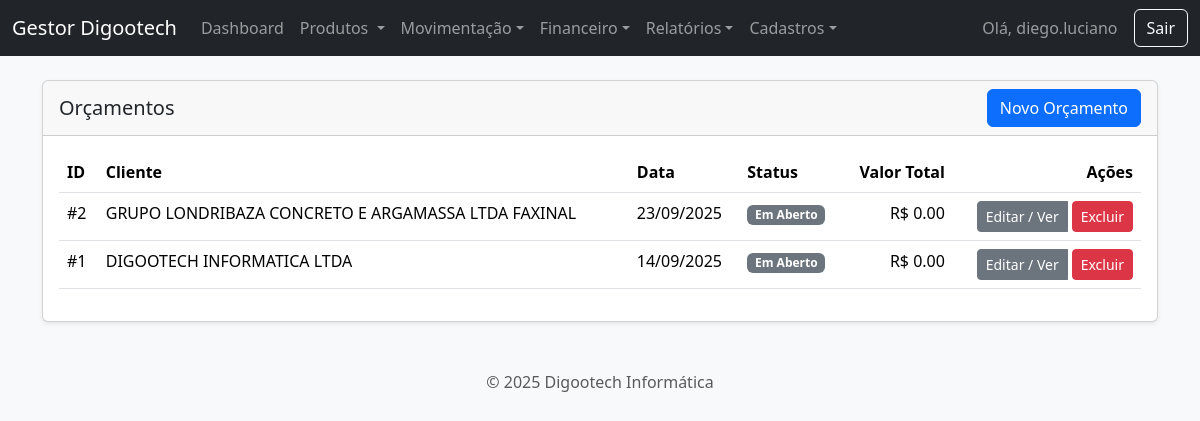
The app's page /orcamentos (signed in) with its own data.
### app.py (models this page shows, shortened)
class User(UserMixin, db.Model):
    id = db.Column(db.Integer, primary_key=True)
    username = db.Column(db.String(80), unique=True, nullable=False)
    password_hash = db.Column(db.String(200), nullable=False)

class Orcamento(db.Model):
    __tablename__ = 'orcamento'
    __table_args__ = {'extend_existing': True}
    id = db.Column(db.Integer, primary_key=True)
    data_criacao = db.Column(db.DateTime, default=datetime.datetime.utcnow)
    cliente_id = db.Column(db.Integer, db.ForeignKey('cliente.id'), nullable=False)
    descricao = db.Column(db.Text)
    valor_servicos = db.Column(db.Float, default=0.0)
    status = db.Column(db.String(20), default='Em Aberto')
    cliente = db.relationship('Cliente', backref='orcamentos')
    itens = db.relationship('OrcamentoItem', backref='orcamento', cascade="all, delete-orphan")
    @property
    def valor_produtos(self): return sum(item.valor_total for item in self.itens)
    @property
    def valor_total(self): return self.valor_servicos + self.valor_produtos

class Cliente(db.Model):
    id = db.Column(db.Integer, primary_key=True)
    tipo_pessoa = db.Column(db.String(10), nullable=False, default='FISICA')
    nome = db.Column(db.String(100), unique=True)
    cpf = db.Column(db.String(14), unique=True)
    razao_social = db.Column(db.String(150), unique=True)
    cnpj = db.Column(db.String(18), unique=True)
    inscricao_estadual = db.Column(db.String(20))
    email = db.Column(db.String(100))
    telefone = db.Column(db.String(11))
    cep = db.Column(db.String(9))
    rua = db.Column(db.String(150))
    numero = db.Column(db.String(20))
    bairro = db.Column(db.String(100))
    cidade = db.Column(db.String(100))
    uf = db.Column(db.String(2))
    ordens = db.relationship('OrdemServico', backref='cliente', lazy=True)
    @property
    def nome_exibicao(self): return self.nome if self.tipo_pessoa == 'FISICA' else self.razao_social

### app.py (the view)
@app.route('/orcamentos')
@login_required
def listar_orcamentos():
    orcamentos = Orcamento.query.order_by(Orcamento.data_criacao.desc()).all()
    return render_template('listar_orcamentos.html', orcamentos=orcamentos)

### app.py (called while the page is built)
@login_manager.user_loader
def load_user(user_id):
    return db.session.get(User, int(user_id))

### templates/listar_orcamentos.html
{% extends 'base.html' %}
{% block content %}
<div class="card shadow-sm">
    <div class="card-header d-flex justify-content-between align-items-center">
        <h2 class="h5 mb-0">Orçamentos</h2>
        <a href="{{ url_for('adicionar_orcamento') }}" class="btn btn-primary">Novo Orçamento</a>
    </div>
    <div class="card-body">
        <table class="table table-hover">
            <thead>
                <tr>
                    <th>ID</th>
                    <th>Cliente</th>
                    <th>Data</th>
                    <th>Status</th>
                    <th class="text-end">Valor Total</th>
                    <th class="text-end">Ações</th>
                </tr>
            </thead>
            <tbody>
                {% for orcamento in orcamentos %}
                <tr>
                    <td>#{{ orcamento.id }}</td>
                    <td>{{ orcamento.cliente.nome_exibicao }}</td>
                    <td>{{ orcamento.data_criacao.strftime('%d/%m/%Y') }}</td>
                    <td>
                        {% if orcamento.status == 'Aprovado' %}
                            <span class="badge bg-success">{{ orcamento.status }}</span>
                        {% else %}
                            <span class="badge bg-secondary">{{ orcamento.status }}</span>
                        {% endif %}
                    </td>
                    <td class="text-end">R$ {{ "%.2f"|format(orcamento.valor_total) }}</td>
                    <td class="text-end">
                        <div class="btn-group">
                            <a href="{{ url_for('detalhe_orcamento', id=orcamento.id) }}" class="btn btn-secondary btn-sm">Editar / Ver</a>
                            {% if orcamento.status == 'Em Aberto' %}
                            <form action="{{ url_for('deletar_orcamento', id=orcamento.id) }}" method="POST" class="ms-1" onsubmit="return confirm('ATENÇÃO: A exclusão é permanente. Deseja continuar?');">
                                <button type="submit" class="btn btn-danger btn-sm">Excluir</button>
                            </form>
                            {% endif %}
                        </div>
                    </td>
                </tr>
                {% endfor %}
            </tbody>
        </table>
    </div>
</div>
{% endblock %}

### templates/base.html (shortened to what this page needs)
<!DOCTYPE html>
<html lang="pt-br">
<head>
    <link href="{{ url_for('static', filename='css/bootstrap.min.css') }}" rel="stylesheet">
    <link href="https://cdn.jsdelivr.net/npm/select2@4.1.0-rc.0/dist/css/select2.min.css" rel="stylesheet" />
    <link rel="stylesheet" href="https://cdn.jsdelivr.net/npm/select2-bootstrap-5-theme@1.3.0/dist/select2-bootstrap-5-theme.min.css" />
    <link rel="stylesheet" href="{{ url_for('static', filename='style.css') }}">
</head>
<body class="bg-light {{ body_class or '' }}">
    <nav class="navbar navbar-expand-lg navbar-dark bg-dark">
        <div class="container-fluid">
            <a class="navbar-brand" href="{{ url_for('dashboard') }}">Gestor Digootech</a>
            {% if current_user.is_authenticated %}
            <div class="collapse navbar-collapse" id="navbarNav">
                <ul class="navbar-nav me-auto mb-2 mb-lg-0">
                    <li class="nav-item"><a class="nav-link" href="{{ url_for('dashboard') }}">Dashboard</a></li>
                    <li class="nav-item dropdown">
                        <a class="nav-link dropdown-toggle" href="#" role="button" data-bs-toggle="dropdown" aria-expanded="false">
                            Produtos
                        </a>
                    </li>
                    <li class="nav-item dropdown">
                        <a class="nav-link dropdown-toggle" href="#" role="button" data-bs-toggle="dropdown">Movimentação</a>
                    </li>
                     <li class="nav-item dropdown">
                        <a class="nav-link dropdown-toggle" href="#" role="button" data-bs-toggle="dropdown">Financeiro</a>
                    </li>
                    <li class="nav-item dropdown">
                        <a class="nav-link dropdown-toggle" href="#" role="button" data-bs-toggle="dropdown">Relatórios</a>
                    </li>
                    <li class="nav-item dropdown">
                        <a class="nav-link dropdown-toggle" href="#" role="button" data-bs-toggle="dropdown">Cadastros</a>
                    </li>
                </ul>
                <span class="navbar-text me-3">Olá, {{ current_user.username }}</span>
                <a href="{{ url_for('logout') }}" class="btn btn-outline-light">Sair</a>
            </div>
            {% endif %}
        </div>
    </nav>
    <main class="container mt-4">
        {% block content %}{% endblock %}
    </main>
    <footer class="text-center text-muted mt-5 mb-3">
    <p>&copy; 2025 Digootech Informática</p>
    </footer>
</body>
</html>

### records on screen
User: username "diego.luciano"
Orcamento: id "2", cliente.nome_exibicao "GRUPO LONDRIBAZA CONCRETO E ARGAMASSA LTDA FAXINAL", data_criacao "23/09/2025", status "Em Aberto", valor_total "0.00"
Orcamento: id "1", cliente.nome_exibicao "DIGOOTECH INFORMATICA LTDA", data_criacao "14/09/2025", status "Em Aberto", valor_total "0.00"
